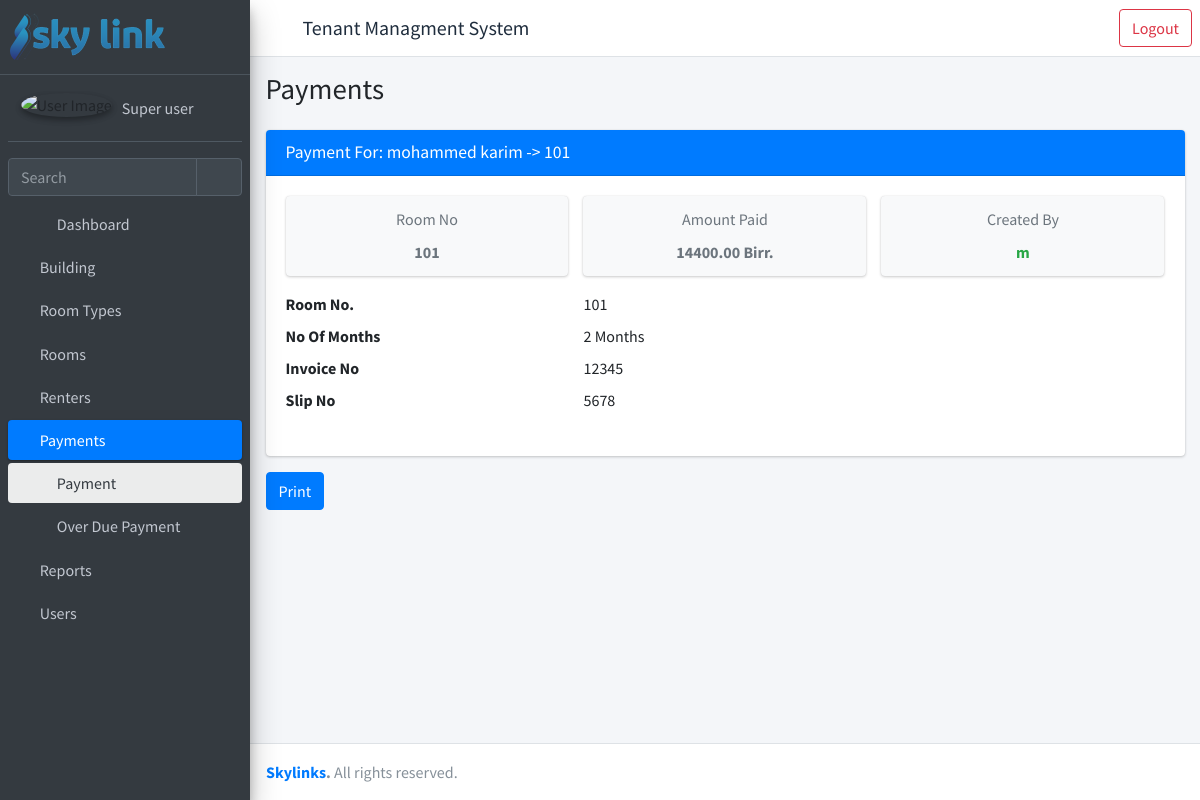
Page /detail-payment/26/ (signed in) on the committed database.
### rent/models.py (models this page shows, shortened)
class Payment(models.Model):
    renter = models.ForeignKey("rent.Renter", verbose_name=_("Renter"), on_delete=models.PROTECT)
    paid_date = models.DateField(_("Paid Date"), auto_now_add=True)
    no_of_months = models.PositiveIntegerField(_("No Of Months"))
    amount = models.DecimalField(_("Amount Paid"), max_digits=10, decimal_places=2)
    invoice_no = models.CharField(_("Invoice No"), max_length=50)
    slip_no = models.CharField(_("Slip No"), max_length=50)
    payment_method = models.CharField(_("Payment Method"), max_length=50, choices= PAYMENT_METHOD_CHOICES)
    remark = models.TextField(_("Remark"), blank=True, default="No Remark.")
    report = models.ForeignKey("rent.Report", verbose_name=_("Reported to."), on_delete=models.PROTECT, blank=True)
    created_by = models.ForeignKey(settings.AUTH_USER_MODEL, verbose_name=_("Created By"), on_delete=models.PROTECT, related_name="created_by_payment")
    created_date = models.DateTimeField(_("Created Date"), auto_now_add=True)
    updated_by = models.ForeignKey(settings.AUTH_USER_MODEL, verbose_name=_("Updated By"), on_delete=models.PROTECT, related_name="updated_by_payment")
    updated_date = models.DateTimeField(_("Updated Date"), auto_now=True)

class Renter(models.Model) :
    first_name = models.CharField(_("First Name"), max_length=30)
    last_name = models.CharField(_("Last Name"), max_length=30)
    phone = models.CharField(_("Phone number"), max_length=30)
    id_no = models.CharField(_("ID No."), max_length=50)
    deposited_amount = models.DecimalField(_("Deposited Amount"), max_digits=15, decimal_places=2, default=0)
    date_admitted = models.DateField(_("Date Admitted"), default=timezone.now)
    room = models.ForeignKey("rent.Room", verbose_name=_("Room"), on_delete=models.PROTECT, related_name="rents")
    chat_id = models.CharField(_("Chat ID"), max_length=50 ,default= 0)
    is_rented = models.BooleanField(_("Is Rented"), default=True)
    date_left = models.DateField(_("Date Field"), blank=True, null=True)
    created_by = models.ForeignKey(settings.AUTH_USER_MODEL, verbose_name=_("Created By"), on_delete=models.PROTECT, related_name="created_by_renter")
    created_date = models.DateTimeField(_("Created Date"), auto_now_add=True)
    updated_by = models.ForeignKey(settings.AUTH_USER_MODEL, verbose_name=_("Updated By"), on_delete=models.PROTECT, related_name="updated_by_renter")
    updated_date = models.DateTimeField(_("Updated Date"), auto_now=True)
    def full_name(self) -> str:
        return self.first_name + ' ' + self.last_name
    def __str__(self) -> str:
        return self.full_name() + f' -> {self.room}'

class Room(models.Model):
    building = models.ForeignKey("rent.Building", verbose_name=_("Building"), on_delete=models.PROTECT)
    floor_no = models.PositiveIntegerField(_("Floor No."))
    room_type = models.ForeignKey("rent.RoomType", verbose_name=_("Room Type"), on_delete=models.PROTECT)
    room_no = models.CharField(_("Room No."),max_length=10)
    width = models.DecimalField(_("Room Width"), max_digits=5, decimal_places=2, blank=True, null=True)
    length = models.DecimalField(_("Room Length"), max_digits=5, decimal_places=2, blank=True, null= True)
    area = models.DecimalField(_("Area"), max_digits=10, decimal_places=2)
    price_msq = models.DecimalField(_("Price per MSq"), max_digits=10, decimal_places=2)
    status = models.CharField(_("Status"), max_length=50, choices=STATUS_CHOICES, default="vacant")
    total_price = models.DecimalField(_("Total Price"), max_digits=10, decimal_places=2)
    is_active = models.BooleanField(default=True)
    created_by = models.ForeignKey(settings.AUTH_USER_MODEL, verbose_name=_("Created By"), on_delete=models.PROTECT, related_name="created_by_room")
    created_date = models.DateTimeField(_("Created Date"), auto_now_add=True)
    updated_by = models.ForeignKey(settings.AUTH_USER_MODEL, verbose_name=_("Updated By"), on_delete=models.PROTECT, related_name="updated_by_room")
    updated_date = models.DateTimeField(_("Updated Date"), auto_now=True)
    def __str__(self) -> str:
        return self.room_no

### rent/views.py (the view)
# urls.py: path("detail-payment/<int:pk>/", views.PaymentDetailView.as_view(), name= "detail-payment"),
class PaymentDetailView(LoginRequiredMixin, PaymentViewPermissionMixin, DetailView):
    model = Payment
    login_required = True
    template_name = "rent/detail-payment.html"
    def get_context_data(self, **kwargs):
        context = super().get_context_data(**kwargs)
        context["title"] = "Payments"
        context["open"] = "payment"
        context['obj_model'] = "renter"
        return {**context, **permissions(self.request)}

### templates/rent/detail-payment.html (shortened to what this page needs)
{% extends 'rent/homepage.html' %}
{% block main_page %}
<div class="content">
    <div class="container-fluid">
        <div id='example1' class="card">
            <div class="card-header bg-primary">
                <h3 class="card-title">
                    Payment For: {{object.renter}}
                </h3>
            </div>
            <div class="card-body">
                <div class="row">
                    <div class="col-12 col-sm-4">
                        <div class="info-box bg-light">
                            <div class="info-box-content">
                                <span class="info-box-text text-center text-muted">
                                    Room No
                                </span>
                                <span class="info-box-number text-center text-muted">
                                    {{object.renter.room}}
                                </span>
                            </div>
                        </div>
                    </div>
                    <div class="col-12 col-sm-4">
                        <div class="info-box bg-light">
                            <div class="info-box-content">
                                <span class="info-box-text text-center text-muted">
                                    Amount Paid
                                </span>
                                <span class="info-box-number text-center text-muted">
                                    {{object.amount}} Birr.
                                </span>
                            </div>
                        </div>
                    </div>
                    <div class="col-12 col-sm-4">
                        <div class="info-box bg-light">
                            <div class="info-box-content">
                                <span class="info-box-text text-center text-muted">
                                    Created By
                                </span>
                                <span class="info-box-number text-center text-muted">
                                    <span class="text-success">{{object.created_by}}</span>
                                </span>
                            </div>
                        </div>
                    </div>
                </div>
                <dl class="row">
                    <dt class="col-sm-4">
                        Room No.
                    </dt>
                    <dd class="col-sm-8">
                        {{ object.renter.room}}
                    </dd>
                    <dt class="col-sm-4">
                        No Of Months
                    </dt>
                    <dd class="col-sm-8">
                        {{ object.no_of_months}} {% if object.no_of_months == 1  %} Month {% else%} Months {% endif %}
                    </dd>
                    <dt class="col-sm-4">
                        Invoice No
                    </dt>
                    <dd class="col-sm-8">
                        {{ object.invoice_no }}
                    </dd>
                    <dt class="col-sm-4">
                        Slip No
                    </dt>
                    <dd class="col-sm-8">
                        {{ object.slip_no }}
                    </dd>
                </dl>
            </div>
        </div>
        <input class='btn btn-primary ml-auto' type="button" value="Print" onclick="printDiv()">
    </div>
</div>
{% endblock main_page %}
{% block scripts %}
    {% load static %}
{% endblock scripts %}

### templates/rent/homepage.html (shortened to what this page needs)
{% load static %}
<!DOCTYPE html>
<html lang="en">
<head>
  <link rel="stylesheet" href=" {% static 'plugins/fontawesome-free/css/all.min.css' %} ">
  <link rel="stylesheet" href="{% static 'plugins/sweetalert2-theme-bootstrap-4/bootstrap-4.min.css' %}">
  <link rel="stylesheet" href=" {% static 'dist/css/adminlte.min.css' %}">
</head>
<body class="hold-transition sidebar-mini" >
  <div class="wrapper">
    <nav class="main-header navbar navbar-expand navbar-white navbar-light d-flex">
      <ul class="navbar-nav">
        <li class="nav-item">
          <a class="nav-link" data-widget="pushmenu" href="#" role="button"><i class="fas fa-bars"></i></a>
        </li>
        <li class="nav-item d-none d-sm-flex align-self-center">
          <h5 href="{% url 'home' %}" class="nav-item">Tenant Managment System</h5>
        </li>
      </ul>
          <ul class="navbar-nav ml-auto">
            <li>
              <a class="btn btn-outline-danger ml-auto" href = "{% url 'logout' %}">Logout</a>
            </li>
          </ul>
    </nav>
    <aside class="main-sidebar sidebar-dark-primary elevation-4">
      <a href="{% url 'home'%}" class="brand-link">
        <img src=" {% static 'images/skylink.png' %}" alt="AdminLTE Logo"
          style="opacity: .8">
      </a>
      <div class="sidebar">
        <div class="user-panel mt-3 pb-3 mb-3 d-flex">
          <div class="image">
            <img src=" {% static 'dist/img/avatar.png' %} " class="img-circle elevation-2" alt="User Image">
          </div>
          <div class="info">
            <a href="{% url 'user-info' %}" class="d-block">{{request.user.get_full_name}}</a>
          </div>
        </div>
        <div class="form-inline">
          <div class="input-group" data-widget="sidebar-search">
            <input class="form-control form-control-sidebar" type="search" placeholder="Search" aria-label="Search">
            <div class="input-group-append">
              <button class="btn btn-sidebar">
                <i class="fas fa-search fa-fw"></i>
              </button>
            </div>
          </div>
        </div>
        <nav class="mt-2">
          <ul class="nav nav-pills nav-sidebar flex-column" data-widget="treeview" role="menu" data-accordion="false">
            <li class="nav-item">
              <a href="{% url 'home' %}" class="nav-link {% if open == "dashboard" %}active{% endif %}">
                <i class="nav-icon fas fa-chart-pie"></i>
                <p>
                  Dashboard
                </p>
              </a>
            </li>
            {% if building_permission %}
              <li class="nav-item">
                <a href="{% url 'list-buildings' %}" class="nav-link {% if open == "building" %}active{% endif %}">
                  <i class="fa fa-building" aria-hidden="true"></i>
                  <p>
                    Building
                  </p>
                </a>
              </li>
            {% endif %}
            {% if roomtype_permission %}
            <li class="nav-item">
              <a href="{% url 'list-roomtypes' %}" class="nav-link {% if open == "roomtype" %}active{% endif %}">
                <i class="fa fa-building" aria-hidden="true"></i>
                <p>
                  Room Types
                </p>
              </a>
            </li>
          {% endif %}
            {% if roomtype_permission %}
              <li class="nav-item">
                <a href="{% url 'list-rooms' %}" class="nav-link {% if open == 'room' %}active{% endif %}">
                  <i class="fa fa-building" aria-hidden="true"></i>
                  <p>
                    Rooms
                  </p>
                </a>
              </li>
            {% endif %}
            {% if renter_permission %}
            <li class="nav-item">
              <a href="{% url 'list-renters' %}" class="nav-link {% if open == 'renter' %}active{% endif %}">
                <i class="fa fa-users" aria-hidden="true"></i>
                <p>
                  Renters
                </p>
              </a>
            </li>
            {% endif %}
            {% if payment_permission %}
              <li class="nav-item {% if open == "payment" %}menu-open{% elif open == "overdue"%} menu-open {% elif open == "penality"%}menu-open {% endif %} ">
                <a href="{% url 'list-payments' %}" class="nav-link {% if open == "payment" %}active {% elif open == "overdue"%} active {% elif open == "penality"%} active {% endif %}">
                  <i class="fa fa-credit-card" aria-hidden="true"></i>
                  <p>
                    Payments
                  </p>
                </a>
                <ul class="nav nav-treeview">
                  <li class="nav-item">
                    <a href="{% url 'list-payments' %}" class="nav-link {% if open == "payment" %} active{% endif %}">
                      {% if open == "payment" %}  <i class="far fa-dot-circle nav-icon"></i> {% else %} <i class="far fa-circle nav-icon"></i> {% endif %}
                      <p>Payment</p>
                    </a>
                  </li>
                </ul>
                <ul class="nav nav-treeview">
                  <li class="nav-item">
                    <a href="{% url 'over-due' %}" class="nav-link {% if open == "overdue" %}active{% endif %}">
                      {% if open == "overdue" %}  <i class="far fa-dot-circle nav-icon"></i>{%else %}<i class="far fa-circle nav-icon"></i>{% endif %}
                      <p>Over Due Payment</p>
                    </a>
                  </li>
                </ul>
              </li>
            {% endif %}
            {% if report_permission %}
              <li class="nav-item">
                <a href="{% url 'list-menu-reports' %}" class="nav-link {% if open == "report" %}active{% endif %}">
                  <i class="fa fa-folder" aria-hidden="true"></i>
                  <p>
                    Reports
                  </p>
                </a>
              </li>
            {% endif %}
            {% if user_permission %}
              <li class="nav-item">
                <a href="{% url 'list-users' %}" class="nav-link {% if open == "user" %}active{% endif %}">
                  <i class="fa fa-users" aria-hidden="true"></i>
                  <p>
                    Users
                  </p>
                </a>
              </li>
            {% endif %}
          </ul>
        </nav>
      </div>
    </aside>
    <div class="content-wrapper">
      <div class="content-header">
        <div class="container-fluid">
          <div class="row mb-2">
            <div class="col-sm-6">
              <h1 class="m-0">{{ title }}</h1>
            </div>
          </div>
        </div>
      </div>
      {% block main_page %}
      {% endblock main_page %}
    </div>
    <footer class="main-footer">
      <strong><a href="{% url 'home' %}">Skylinks</a>.</strong> All rights reserved.
    </footer>
  </div>
</body>
</html>

### rows in the picture
Payment: renter "mohammed karim -> 101", renter.room "101", amount "14400.00", created_by "m", no_of_months "2", invoice_no "12345", slip_no "5678"

### other values in the picture
{{ request.user.get_full_name }} "Super user"
{{ title }} "Payments"
